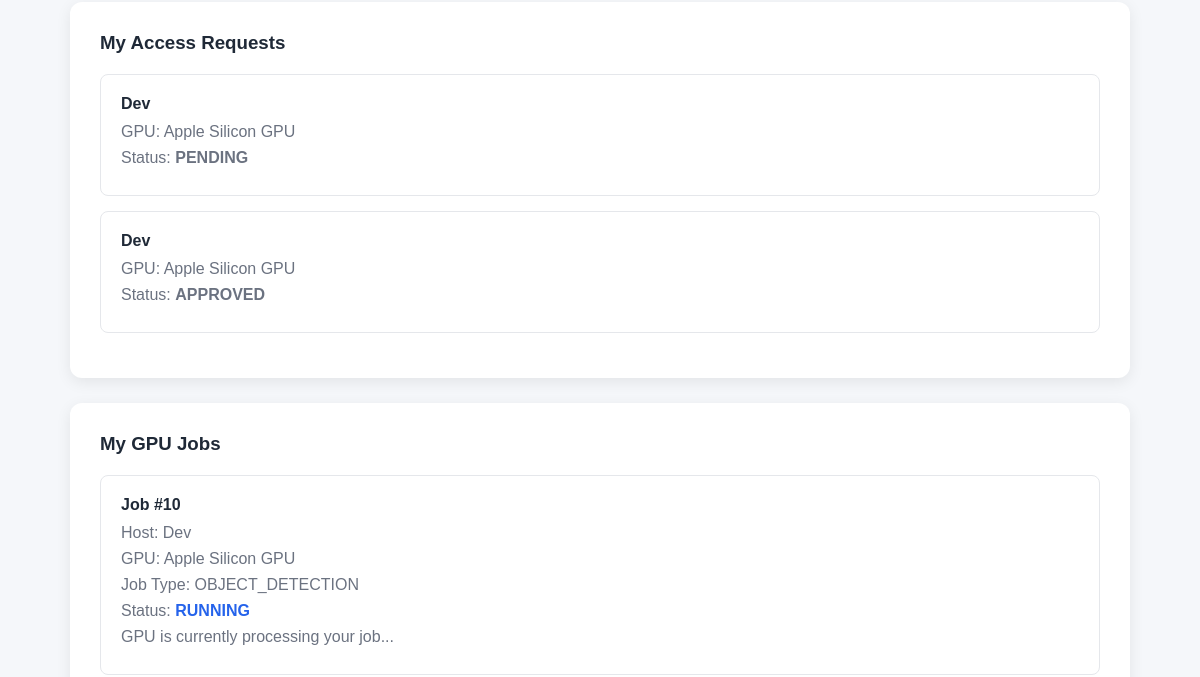
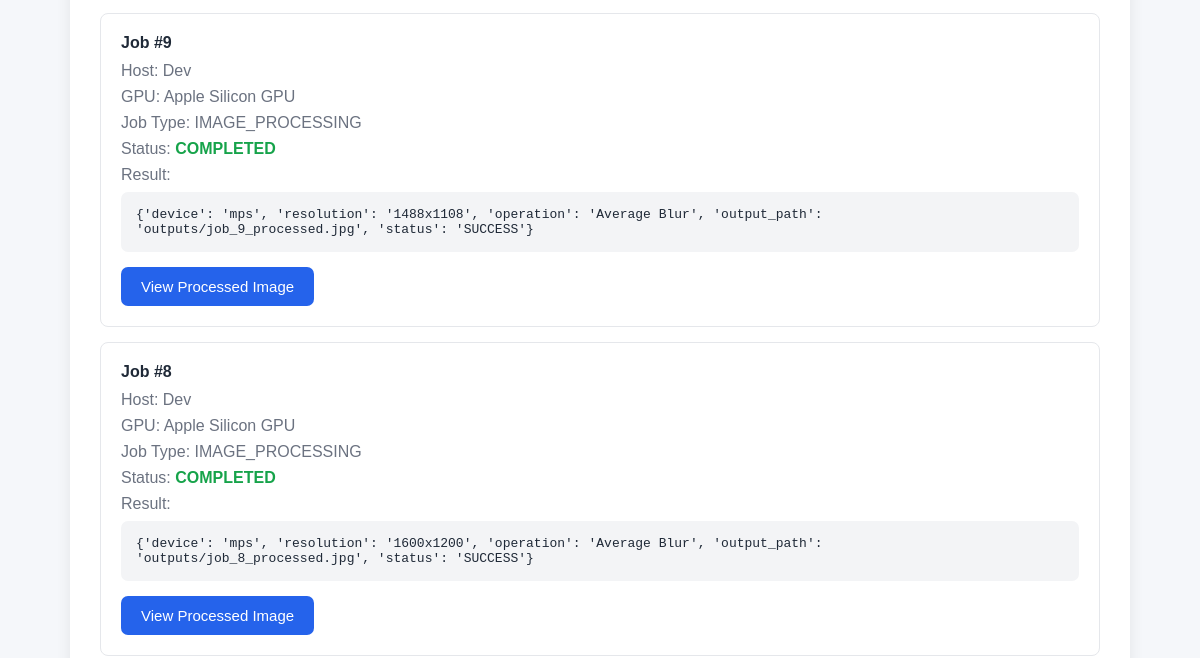
The page /user-dashboard (signed in, middle part) on the database as committed earlier (2 pictures, top to bottom).
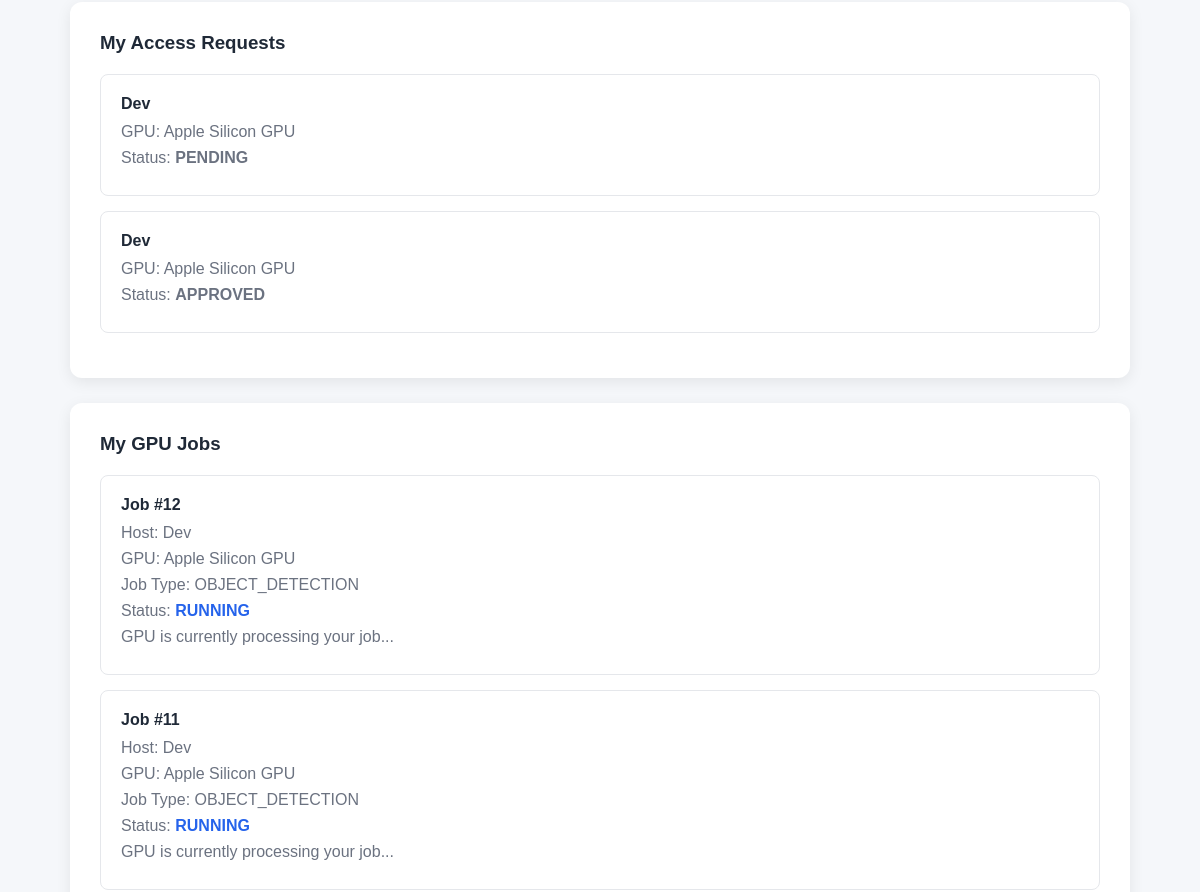
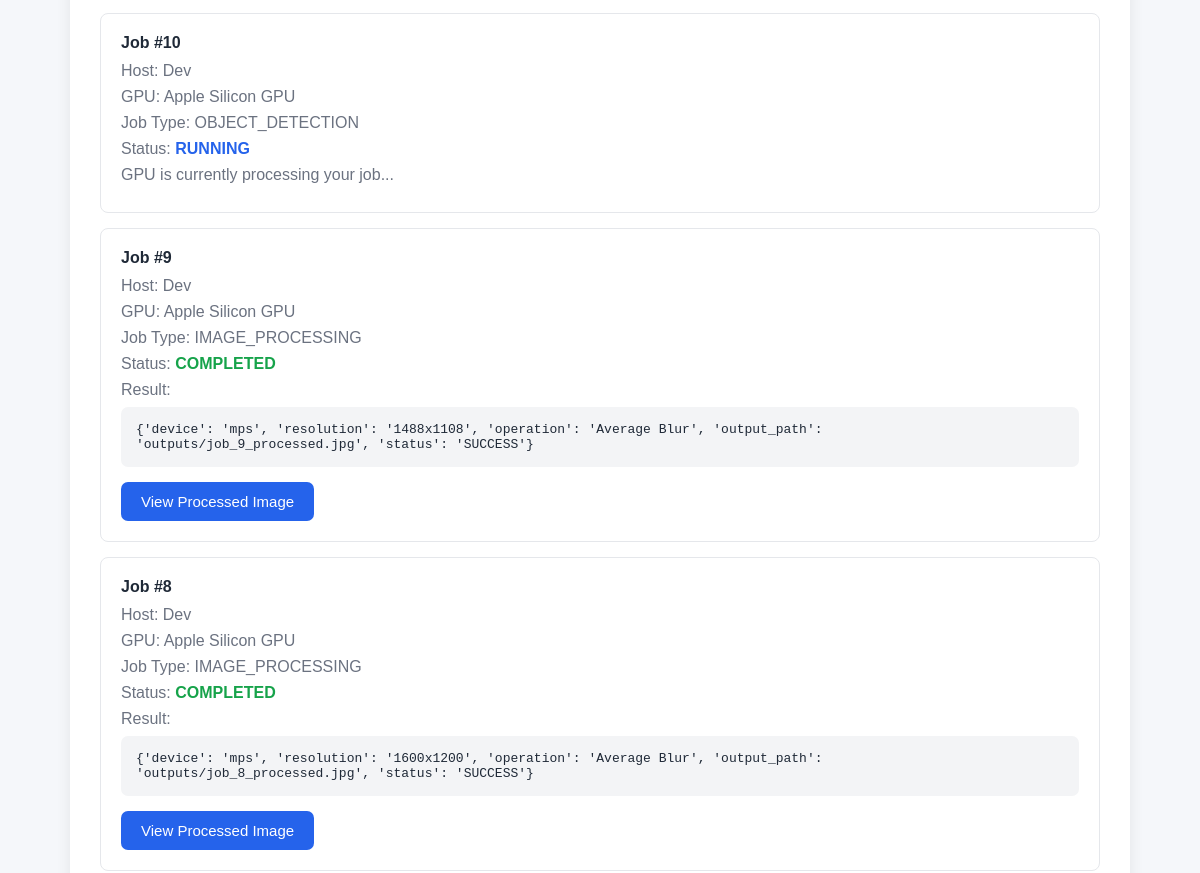
The same page on the database as committed later (2 pictures, top to bottom).
### tables this page shows
CREATE TABLE access_requests (
            id INTEGER PRIMARY KEY AUTOINCREMENT,
            user_id INTEGER NOT NULL,
            host_id INTEGER NOT NULL,
            status TEXT NOT NULL DEFAULT 'PENDING',
            FOREIGN KEY (user_id) REFERENCES users(id),
            FOREIGN KEY (host_id) REFERENCES gpu_hosts(id)
        );

CREATE TABLE users (
            id INTEGER PRIMARY KEY AUTOINCREMENT,
            name TEXT NOT NULL,
            email TEXT UNIQUE NOT NULL,
            password TEXT NOT NULL,
            role TEXT NOT NULL
        );

CREATE TABLE gpu_hosts (
            id INTEGER PRIMARY KEY AUTOINCREMENT,
            user_id INTEGER NOT NULL,
            gpu_name TEXT,
            vram TEXT,
            status TEXT NOT NULL DEFAULT 'OFFLINE',
            FOREIGN KEY (user_id) REFERENCES users(id)
        );

CREATE TABLE jobs (
            id INTEGER PRIMARY KEY AUTOINCREMENT,
            user_id INTEGER NOT NULL,
            host_id INTEGER NOT NULL,
            job_type TEXT NOT NULL,
            status TEXT NOT NULL DEFAULT 'QUEUED',
            result TEXT, image_path TEXT, output_path TEXT, image_path_2 TEXT,
            FOREIGN KEY (user_id) REFERENCES users(id),
            FOREIGN KEY (host_id) REFERENCES gpu_hosts(id)
        );

### main.py (the view)
@app.get("/user-dashboard")
def user_dashboard(request: Request):
    user_id = request.session.get("user_id")
    role = request.session.get("role")
    if user_id is None:
        return RedirectResponse(
            url="/login",
            status_code=303
        )
    if role != "USER":
        return {
            "error": "Only GPU users can access this dashboard."
        }
    connection = get_connection()
    hosts = connection.execute(
        """
        SELECT
            gpu_hosts.id,
            users.name,
            gpu_hosts.gpu_name,
            gpu_hosts.vram,
            gpu_hosts.status
        FROM gpu_hosts
        JOIN users
        ON gpu_hosts.user_id = users.id
        WHERE gpu_hosts.status = 'ONLINE'
        """
    ).fetchall()
    access_requests = connection.execute(
        """
        SELECT
            access_requests.id,
            users.name AS host_name,
            gpu_hosts.gpu_name,
            access_requests.status
        FROM access_requests
        JOIN gpu_hosts
        ON access_requests.host_id = gpu_hosts.id
        JOIN users
        ON gpu_hosts.user_id = users.id
        WHERE access_requests.user_id = ?
        ORDER BY access_requests.id DESC
        """,
        (user_id,)
    ).fetchall()
    jobs = connection.execute(
        """
        SELECT
            jobs.id,
            jobs.job_type,
            jobs.status,
            jobs.result,
            jobs.output_path,
            users.name AS host_name,
            gpu_hosts.gpu_name
        FROM jobs
        JOIN gpu_hosts
        ON jobs.host_id = gpu_hosts.id
        JOIN users
        ON gpu_hosts.user_id = users.id
        WHERE jobs.user_id = ?
        ORDER BY jobs.id DESC
        """,
        (user_id,)
    ).fetchall()
    connection.close()
    return templates.TemplateResponse(
        "user_dashboard.html",
        {
            "request": request,
            "hosts": hosts,
            "access_requests": access_requests,
            "jobs": jobs
        }
    )

### templates/user_dashboard.html (shortened to what this page needs)
<!DOCTYPE html>
<html lang="en">
<head>
</head>
<body>
    <div class="container">
        <div class="card">
            <h3>
                My Access Requests
            </h3>
            {% if access_requests %}
                {% for access_request in access_requests %}
                    <div class="host">
                        <h4>
                            {{ access_request["host_name"] }}
                        </h4>
                        <p>
                            GPU:
                            {{ access_request["gpu_name"] }}
                        </p>
                        <p>
                            Status:
                            <strong>
                                {{ access_request["status"] }}
                            </strong>
                        </p>
                    </div>
                {% endfor %}
            {% else %}
                <p class="empty">
                    You haven't submitted any GPU access
                    requests yet.
                </p>
            {% endif %}
        </div>
        <div class="card">
            <h3>
                My GPU Jobs
            </h3>
            {% if jobs %}
                {% for job in jobs %}
                    <div class="host">
                        <h4>
                            Job #{{ job["id"] }}
                        </h4>
                        <p>
                            Host:
                            {{ job["host_name"] }}
                        </p>
                        <p>
                            GPU:
                            {{ job["gpu_name"] }}
                        </p>
                        <p>
                            Job Type:
                            {{ job["job_type"] }}
                        </p>
                        <p>
                            Status:
                            {% if job["status"] == "COMPLETED" %}
                                <strong class="status-completed">
                                    COMPLETED
                                </strong>
                            {% elif job["status"] == "RUNNING" %}
                                <strong class="status-running">
                                    RUNNING
                                </strong>
                            {% elif job["status"] == "QUEUED" %}
                                <strong class="status-queued">
                                    QUEUED
                                </strong>
                            {% elif job["status"] == "FAILED" %}
                                <strong class="status-failed">
                                    FAILED
                                </strong>
                            {% else %}
                                <strong>
                                    {{ job["status"] }}
                                </strong>
                            {% endif %}
                        </p>
                        {% if job["status"] == "COMPLETED"
                              and job["output_path"] %}
                            <p>
                                Result:
                            </p>
                            <pre>{{ job["result"] }}</pre>
                            <a
                                href="/jobs/{{ job['id'] }}/result"
                                target="_blank"
                            >
                                <button type="button">
                                    View Processed Image
                                </button>
                            </a>
                        {% elif job["status"] == "RUNNING" %}
                            <p>
                                GPU is currently processing
                                your job...
                            </p>
                        {% elif job["status"] == "QUEUED" %}
                            <p>
                                Your job is waiting
                                for the GPU...
                            </p>
                        {% endif %}
                    </div>
                {% endfor %}
            {% else %}
                <p class="empty">
                    You haven't submitted any GPU jobs yet.
                </p>
            {% endif %}
        </div>
    </div>
</body>
</html>

### templates/user_dashboard.html (style rules this page uses)
* { box-sizing: border-box; margin: 0; padding: 0; }
body { font-family: Arial, sans-serif; background: #f5f7fa; color: #1f2937; }
.container { max-width: 1100px; margin: 50px auto; padding: 20px; }
.card { background: white; padding: 30px; border-radius: 12px; box-shadow: 0 4px 15px rgba(0, 0, 0, 0.08); margin-bottom: 25px; }
.card h3 { margin-bottom: 20px; }
.host { border: 1px solid #e5e7eb; padding: 20px; border-radius: 8px; margin-bottom: 15px; }
.host h4 { margin-bottom: 10px; }
.host p { color: #6b7280; margin-bottom: 8px; }
button { margin-top: 15px; padding: 11px 20px; border: none; border-radius: 7px; background: #2563eb; color: white; font-size: 15px; cursor: pointer; }
pre { background: #f3f4f6; padding: 15px; border-radius: 7px; margin-top: 8px; white-space: pre-wrap; word-break: break-word; }
.status-completed { color: #16a34a; font-weight: bold; }
.status-running { color: #2563eb; font-weight: bold; }

Rows that differ between the two databases and show on the page:
added jobs: id "12", host_name "Dev", gpu_name "Apple Silicon GPU", job_type "OBJECT_DETECTION", status "RUNNING"
added jobs: id "11", host_name "Dev", gpu_name "Apple Silicon GPU", job_type "OBJECT_DETECTION", status "RUNNING"
